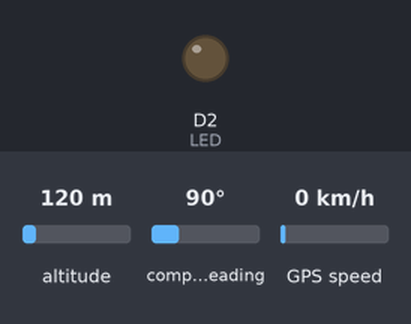
Simulated run of this sketch. Board: Arduino Uno R4 WiFi. Shown: output pins drawn as LEDs (lit = HIGH). Inputs (shaded band) come from the test bench; at power-on: altitude 120 m, compass heading 90°, GPS speed 0 km/h. The GPS gets a fix after 3 s at 37.7749, -122.4194 with 8 satellites; what the sketch prints to the serial monitor is not drawn.

Above: at 0.0 s.
At 4.6 s:
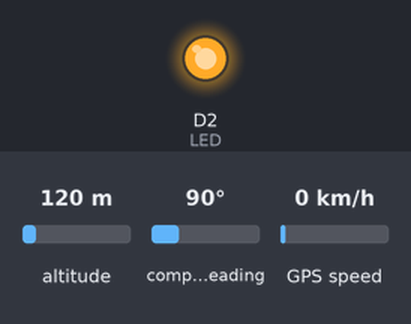
Timing chart, 0 to 6.5 s (numbered marks = the images above):
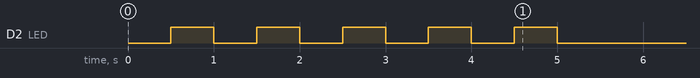

The sketch:

ESP32_SIM800L_send_gps_message.ino
```cpp
#include <TinyGPS++.h>

float gpslat, gpslong;
TinyGPSPlus gps;

String lat = "0.0000000";
String lon = "0.0000000";
String googleMapsLink = "https://www.google.com/maps?q=0.0000000,0.0000000";


TinyGPSCustom pdop(gps, "GNGLL", 1);  // $GPGSA sentence, 15th element
TinyGPSCustom hdop(gps, "GNGLL", 3);  // $GPGSA sentence, 16th element

#define LED 2

void send_message(String data) {
  Serial.println("AT+CMGF=1");
  delay(2000);
  Serial.println("AT+CMGS=\"+254705735290\"");
  delay(2000);
  Serial.println(data);
  delay(2000);
  Serial.println((char)26);
  delay(2000);
  Serial.println();
}

void call() {
  Serial.print(F("ATD"));
  Serial.print("+254705735290");
  Serial.print(F(";\r\n"));
}


String createGoogleMapsLink() {

  String googleMapsLink = "https://www.google.com/maps?q=" +lat+","+lon;

  return googleMapsLink;
}

void blink() {
  for (int i = 0; i < 5; i++) {
    delay(500);
    digitalWrite(LED, HIGH);
    delay(500);
    digitalWrite(LED, LOW);
  }
}


void setup() {
  Serial.begin(9600);
  Serial2.begin(9600);

  pinMode(LED, OUTPUT);
  blink();

  for (int i = 0; i < 7; i++) {
    delay(5000);

    delay(5000);

  }
}

void loop() {
  while (Serial2.available() > 0)
    gps.encode(Serial2.read());


  lat = String(atof(pdop.value())/100);
  lon = String(atof(hdop.value())/100);

  String googleMapsLink = createGoogleMapsLink();

  delay(6000);

  send_message(googleMapsLink);
  delay(6000);
  call();
}
```
